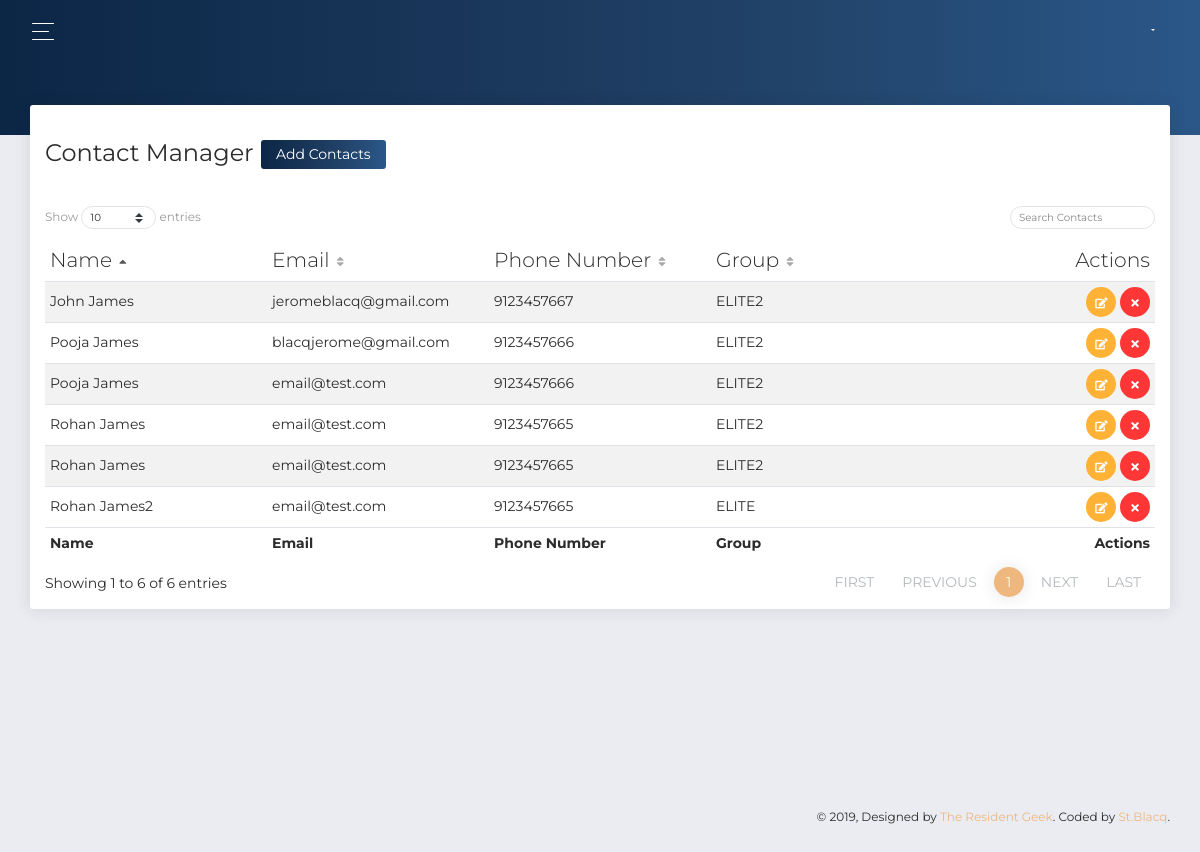
/dashboard/contacts (signed in), run on the app's committed database.
### core/models.py (models this page shows)
class Contact(models.Model):
    first_name = models.CharField(max_length=30)
    last_name = models.CharField(max_length=30)
    email = models.CharField(max_length=255)
    phone_number = models.CharField(max_length=255)
    group = models.CharField(max_length=255)
    date_added = models.DateField(auto_now_add=True)

### core/views.py (the view)
# urls.py: path('dashboard/contacts', vcore.contacts, name='contacts'),
@login_required
def contacts(request):
    tab = 'contacts'
    if request.method == 'POST':
        excel_file = request.FILES["contacts_excel"]
        wb = openpyxl.load_workbook(excel_file)
        worksheet = wb["Sheet1"]
        i = 0
        for row in worksheet.iter_rows():
            row_data = list()
            for cell in row:
                row_data.append(str(cell.value))
            if i != 0:
                new_contact = Contact(first_name=row_data[0],
                                      last_name=row_data[1], email=row_data[2], phone_number=row_data[3], group=str(request.POST['group']).strip().upper())
                new_contact.save()
            i += 1
        messages.add_message(request, messages.SUCCESS,
                             'Uploaded Successfully')
        return redirect('contacts')
    else:
        contacts = Contact.objects.all()
        return render(request, 'dashboard/contacts.html', {'tab': tab, 'contacts': contacts})

### core/templates/dashboard/contacts.html (shortened to what this page needs)
{%extends 'dashboard/frame.html' %}
{%load static %}
{%block content%}
<div class="content">
  <div class="row">
    <div class="col-md-12">
      <div class="card">
        <div class="card-header">
          <h4 class="card-title">Contact Manager <button class="btn blue-gradbg btn-sm" data-toggle="modal" data-target="#exampleModal">Add Contacts</button></h4>
        </div>
        <div class="card-body">
          <div class="toolbar">
          </div>
          <table id="datatable" class="table table-striped table-bordered" cellspacing="0" width="100%">
            <thead>
            <tr>
              <th>Name</th>
              <th>Email</th>
              <th>Phone Number</th>
              <th>Group</th>
              <th class="disabled-sorting text-right">Actions</th>
            </tr>
            </thead>
            <tfoot>
              <tr>
                <th>Name</th>
                <th>Email</th>
                <th>Phone Number</th>
                <th>Group</th>
                <th class="disabled-sorting text-right">Actions</th>
              </tr>
            </tfoot>
            <tbody>
            {% if contacts %}
            {%for contact in contacts%}
            <tr>
              <td>{{contact.first_name}} {{contact.last_name}}</td>
              <td>{{contact.email}}</td>
              <td>{{contact.phone_number}}</td>
              <td>{{contact.group}}</td>
              <td class="text-right">
                <a href="#" class="btn btn-round btn-warning btn-icon btn-sm edit" data-toggle="modal" data-target="#edit{{contact.id}}"><i class="fas fa-edit"></i></a>
                <a href="#" class="btn btn-round btn-danger btn-icon btn-sm remove" onclick="document.getElementById('delete{{contact.id}}').submit();"><i class="fas fa-times"></i></a>
              </td>
            </tr>
            {%endfor%}
            {% endif %}
            </tbody>
          </table>
        </div>
      </div>
    </div>
  </div>
</div>
{%endblock %}

### core/templates/dashboard/frame.html (shortened to what this page needs)
{%load static %}
<!DOCTYPE html>
<html lang="en">
<head>
  <link rel="stylesheet" href="https://use.fontawesome.com/releases/v5.7.1/css/all.css">
  <link href="{% static 'dashBoardAssets/css/now-ui-dashboard.min290d.css' %}" rel="stylesheet" />
  <link href="{% static 'dashBoardAssets/css/bootstrap.min.css' %}" rel="stylesheet" />
  <link href="{% static 'dashBoardAssets/css/now-ui-dashboard.css' %}" rel="stylesheet" />
</head>
<body class="">
  <div class="wrapper ">
    <div class="main-panel" id="main-panel">
      <nav class="navbar navbar-expand-lg navbar-transparent  bg-primary  navbar-absolute">
        <div class="container-fluid">
          <div class="navbar-wrapper">
            <div class="navbar-toggle">
              <button type="button" class="navbar-toggler">
                <span class="navbar-toggler-bar bar1"></span>
                <span class="navbar-toggler-bar bar2"></span>
                <span class="navbar-toggler-bar bar3"></span>
              </button>
            </div>
          </div>
          <div class="collapse navbar-collapse justify-content-end" id="navigation">
            <ul class="navbar-nav">
              <li class="nav-item dropdown">
                <a class="nav-link dropdown-toggle" id="navbarDropdownMenuLink" data-toggle="dropdown" aria-haspopup="true" aria-expanded="false">
                  <i class="now-ui-icons media-1_button-power"></i>
                </a>
              </li>
            </ul>
          </div>
        </div>
      </nav>
      <div class="panel-header panel-header-sm">
      </div>
     {%block content%}
     {%endblock%}
      <footer class="footer">
        <div class="container-fluid">
          <div class="copyright" id="copyright">
            &copy;
            , Designed by
            <a href="https://twitter.com/StBlacq" target="_blank">The Resident Geek</a>. Coded by
            <a href="https://twitter.com/StBlacq" target="_blank">St.Blacq</a>.
          </div>
        </div>
      </footer>
    </div>
  </div>
</body>
</html>

### data on the page
Contact: first_name "Rohan", last_name "James2", email "email@test.com", phone_number "9123457665", group "ELITE"
Contact: first_name "Rohan", last_name "James", email "email@test.com", phone_number "9123457665", group "ELITE2"
Contact: first_name "Pooja", last_name "James", email "blacqjerome@gmail.com", phone_number "9123457666", group "ELITE2"
Contact: first_name "Rohan", last_name "James", email "email@test.com", phone_number "9123457665", group "ELITE2"
Contact: first_name "Pooja", last_name "James", email "email@test.com", phone_number "9123457666", group "ELITE2"
Contact: first_name "John", last_name "James", email "jeromeblacq@gmail.com", phone_number "9123457667", group "ELITE2"
